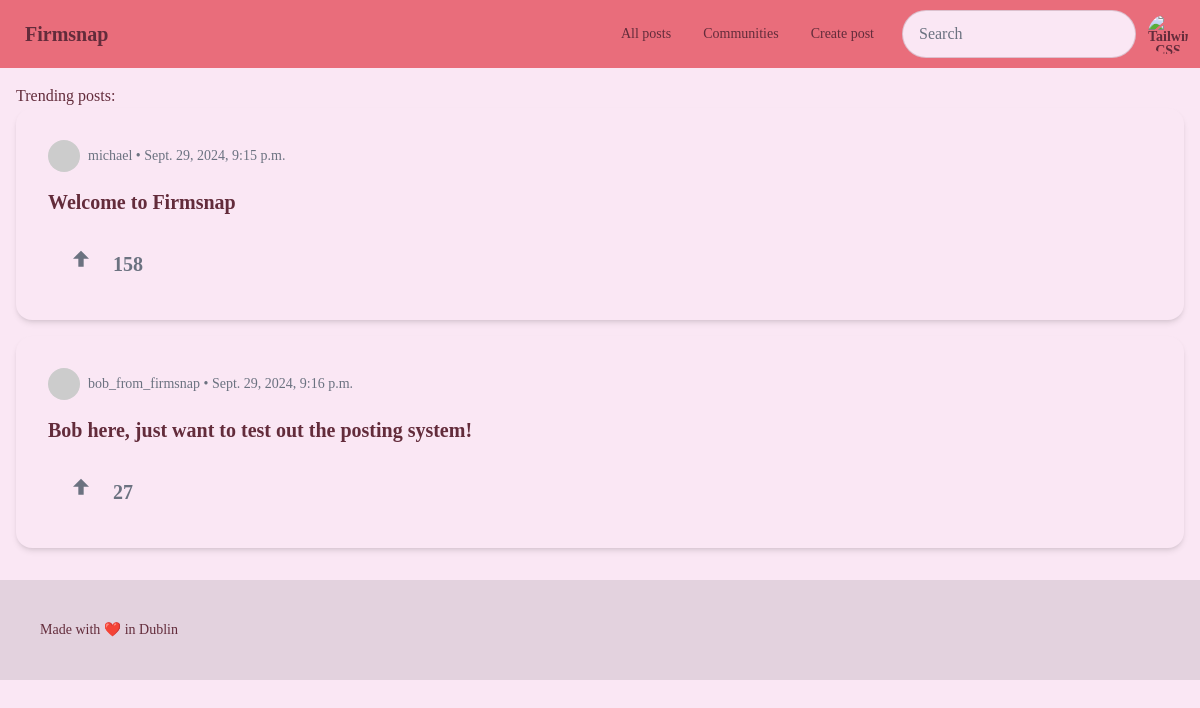
Page /app/all (signed in) on the earlier database version.
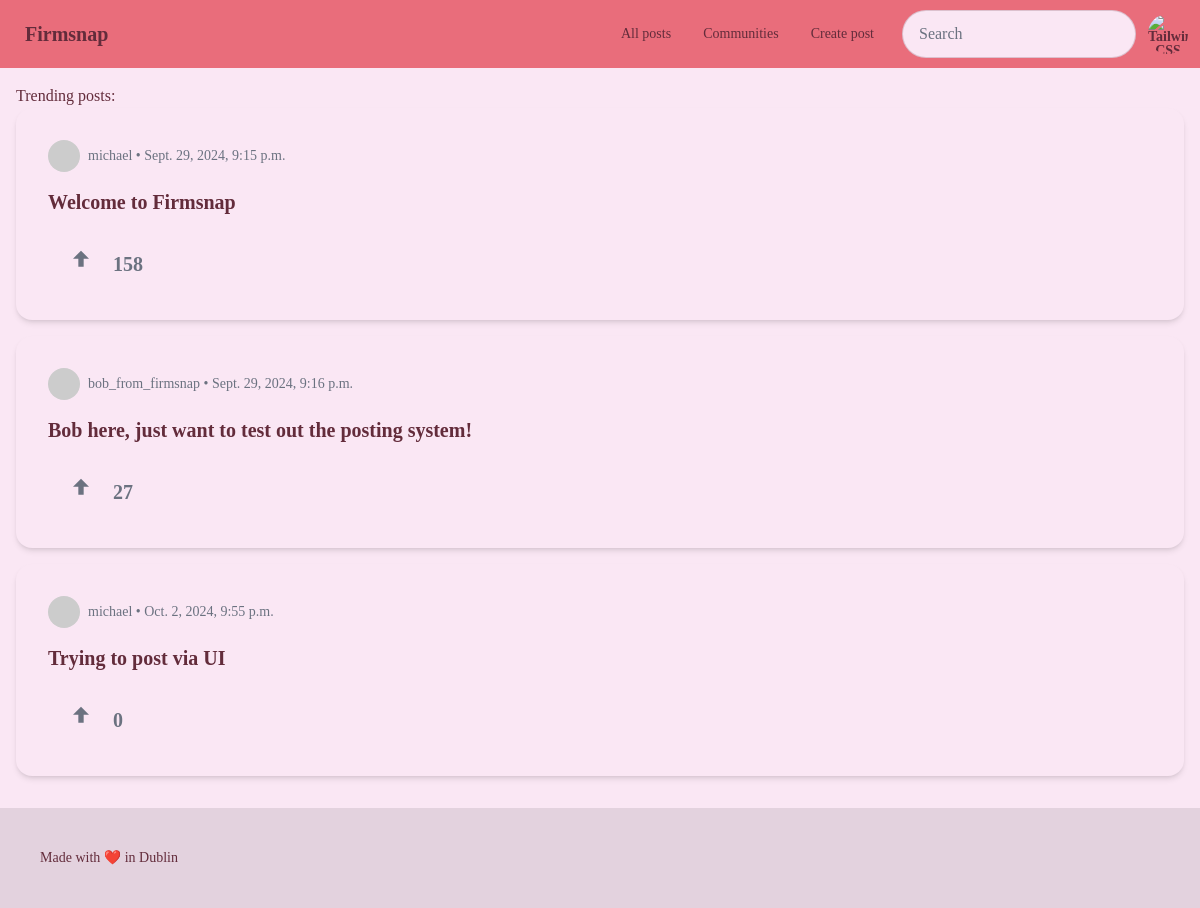
Same page on the later database version.
### app/models.py (models this page shows, shortened)
class Post(models.Model):
    organisation_id = models.ForeignKey(Organisation, on_delete=models.CASCADE)
    user_id = models.ForeignKey(User, on_delete=models.CASCADE)
    post_title = models.CharField(max_length=200, default="Untitled Post")
    post_text = models.TextField(max_length=2000)
    pub_date = models.DateTimeField(auto_now_add=True)
    votes = models.IntegerField(default=0)

class User(AbstractUser):
    organisation_id = models.ForeignKey(Organisation, on_delete=models.CASCADE, null=True, blank=True)

### app/views.py (the view)
# urls.py: path("all", views.all_posts, name="all_posts"),
def all_posts(request):
    user = request.user
    if user.is_authenticated and user.organisation_id:
        organisation_id = user.organisation_id
        list_of_posts = Post.objects.filter(organisation_id=organisation_id)
        return render(request, "app/all_posts.html", {"list_of_posts": list_of_posts})
    else:
        return redirect('login')

### app/templates/app/all_posts.html
{% extends 'app/base.html' %}
{% block content %}
    <h2>Trending posts:</h2>
    {% if list_of_posts %}
        {% for post in list_of_posts %}
        <div class="card w-full bg-base-100 shadow-md mb-4">
            <div class="card-body">
                <div class="flex items-center mb-2">
                    <div class="avatar">
                        <div class="w-8 h-8 rounded-full">
                            <img src="https://i.pravatar.cc/150?img=3" alt="User Avatar" />
                        </div>
                    </div>
                    <span class="ml-2 text-sm text-gray-500">{{ post.user_id.username }} • {{ post.pub_date }}</span>
                </div>
                <h2 class="card-title">
                    <a href="{% url 'post_detail' post.id %}">{{ post.post_title }}</a>
                </h2>
                <div class="card-actions mt-4">
                    <div class="flex space-x-2">
                        <button class="btn btn-ghost text-gray-500 hover:text-green-500 flex items-center space-x-2">
                            <svg xmlns="http://www.w3.org/2000/svg" class="h-8 w-8 inline" fill="currentColor" viewBox="0 0 24 24">
                                <path d="M12 2l-6 6h4v6h4v-6h4z"/>
                            </svg>
                            <span class="text-xl font-bold">{{ post.votes }}</span>
                        </button>
                    </div>
                </div>
            </div>
        </div>
          {% endfor %}
    {% else %}
        <p>No posts found for this organization.</p>
    {% endif %}
{% endblock %}

### app/templates/app/base.html (shortened to what this page needs)
{% load static tailwind_tags %}
<!DOCTYPE html>
<html lang="en" data-theme="valentine">
<head>
    {% tailwind_css %}
</head>
<body class="font-serif leading-normal tracking-normal">
    <div class="navbar bg-primary">
        <div class="flex-1">
          <a class="btn btn-ghost text-xl">Firmsnap</a>
        </div>
        <div class="flex-none gap-2">
            <div class="navbar-center hidden lg:flex">
                <ul class="menu menu-horizontal px-1">
                    <li><a href="/">All posts</a></li>
                    <li><a href="/about/">Communities</a></li>
                    <li><a href="post/create">Create post</a></li>
                </ul>
            </div>
          <div class="form-control">
            <input type="text" placeholder="Search" class="input input-bordered w-24 md:w-auto" />
          </div>
          <div class="dropdown dropdown-end">
            <div tabindex="0" role="button" class="btn btn-ghost btn-circle avatar">
              <div class="w-10 rounded-full">
                <img
                  alt="Tailwind CSS Navbar component"
                  src="https://img.daisyui.com/images/stock/photo-1534528741775-53994a69daeb.webp" />
              </div>
            </div>
          </div>
        </div>
      </div>
    <main class="p-4">
        {% block content %}
        {% endblock %}
    </main>
    <footer class="footer p-10 bg-base-200 text-base-content">
        <p>Made with ❤️ in Dublin</p>
    </footer>
</body>
</html>

Differences in the rows shown:
added Post: user_id.username "michael", pub_date "Oct. 2, 2024, 9:55 p.m.", post_title "Trying to post via UI", votes "0"
